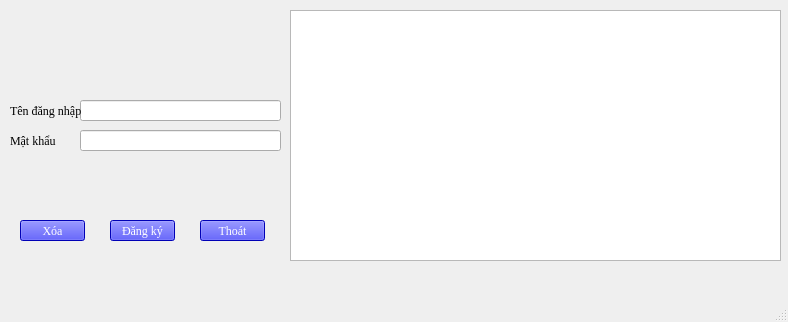
<?xml version="1.0" encoding="UTF-8"?>
<ui version="4.0">
 <class>form_sql_login</class>
 <widget class="QMainWindow" name="form_sql_login">
  <property name="geometry">
   <rect>
    <x>0</x>
    <y>0</y>
    <width>788</width>
    <height>322</height>
   </rect>
  </property>
  <property name="font">
   <font>
    <family>Times New Roman</family>
   </font>
  </property>
  <property name="windowTitle">
   <string>Tài khoản đăng nhập</string>
  </property>
  <widget class="QWidget" name="centralwidget">
   <widget class="QTableView" name="tableView">
    <property name="geometry">
     <rect>
      <x>290</x>
      <y>10</y>
      <width>491</width>
      <height>251</height>
     </rect>
    </property>
   </widget>
   <widget class="QLineEdit" name="data_login_user">
    <property name="geometry">
     <rect>
      <x>80</x>
      <y>100</y>
      <width>201</width>
      <height>21</height>
     </rect>
    </property>
   </widget>
   <widget class="QPushButton" name="btn_sql_dangky_esare">
    <property name="geometry">
     <rect>
      <x>20</x>
      <y>220</y>
      <width>65</width>
      <height>21</height>
     </rect>
    </property>
    <property name="sizePolicy">
     <sizepolicy hsizetype="Preferred" vsizetype="Fixed">
      <horstretch>0</horstretch>
      <verstretch>0</verstretch>
     </sizepolicy>
    </property>
    <property name="font">
     <font>
      <family>Times New Roman</family>
      <weight>50</weight>
      <bold>false</bold>
     </font>
    </property>
    <property name="styleSheet">
     <string notr="true">color: rgb(255, 255, 255);
background-color: rgb(0, 0, 255);</string>
    </property>
    <property name="text">
     <string>Xóa</string>
    </property>
   </widget>
   <widget class="QLineEdit" name="data_login_pass">
    <property name="geometry">
     <rect>
      <x>80</x>
      <y>130</y>
      <width>201</width>
      <height>21</height>
     </rect>
    </property>
   </widget>
   <widget class="QLabel" name="label_2">
    <property name="geometry">
     <rect>
      <x>10</x>
      <y>130</y>
      <width>47</width>
      <height>21</height>
     </rect>
    </property>
    <property name="text">
     <string>Mật khẩu</string>
    </property>
   </widget>
   <widget class="QLabel" name="label_7">
    <property name="geometry">
     <rect>
      <x>10</x>
      <y>100</y>
      <width>71</width>
      <height>21</height>
     </rect>
    </property>
    <property name="text">
     <string>Tên đăng nhập</string>
    </property>
   </widget>
   <widget class="QPushButton" name="btn_sql_dangky_exit">
    <property name="geometry">
     <rect>
      <x>200</x>
      <y>220</y>
      <width>65</width>
      <height>21</height>
     </rect>
    </property>
    <property name="sizePolicy">
     <sizepolicy hsizetype="Preferred" vsizetype="Fixed">
      <horstretch>0</horstretch>
      <verstretch>0</verstretch>
     </sizepolicy>
    </property>
    <property name="font">
     <font>
      <family>Times New Roman</family>
      <weight>50</weight>
      <bold>false</bold>
     </font>
    </property>
    <property name="styleSheet">
     <string notr="true">color: rgb(255, 255, 255);
background-color: rgb(0, 0, 255);</string>
    </property>
    <property name="text">
     <string>Thoát</string>
    </property>
   </widget>
   <widget class="QPushButton" name="btn_sql_dangky_add">
    <property name="geometry">
     <rect>
      <x>110</x>
      <y>220</y>
      <width>65</width>
      <height>21</height>
     </rect>
    </property>
    <property name="sizePolicy">
     <sizepolicy hsizetype="Preferred" vsizetype="Fixed">
      <horstretch>0</horstretch>
      <verstretch>0</verstretch>
     </sizepolicy>
    </property>
    <property name="font">
     <font>
      <family>Times New Roman</family>
      <weight>50</weight>
      <bold>false</bold>
     </font>
    </property>
    <property name="styleSheet">
     <string notr="true">color: rgb(255, 255, 255);
background-color: rgb(0, 0, 255);</string>
    </property>
    <property name="text">
     <string>Đăng ký</string>
    </property>
   </widget>
  </widget>
  <widget class="QMenuBar" name="menubar">
   <property name="geometry">
    <rect>
     <x>0</x>
     <y>0</y>
     <width>788</width>
     <height>19</height>
    </rect>
   </property>
  </widget>
  <widget class="QStatusBar" name="statusbar"/>
 </widget>
 <resources/>
 <connections/>
</ui>
